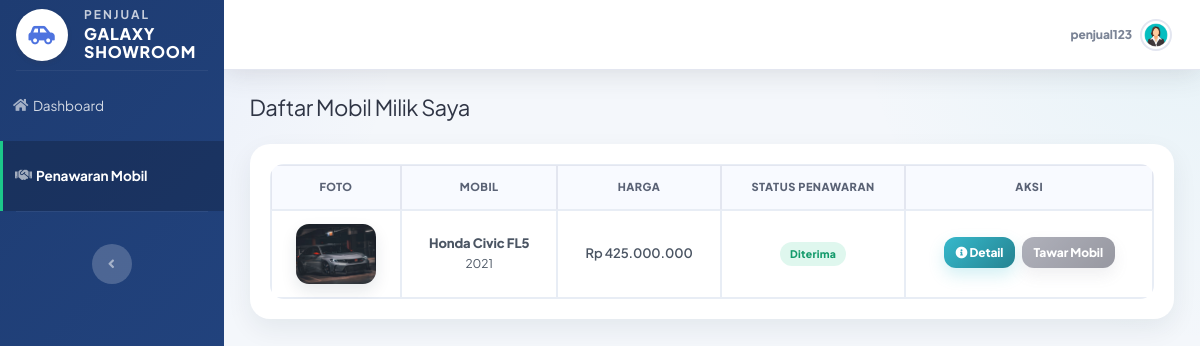
Page /penjual/penawaran_mobil.php (signed in) on the earlier database version.
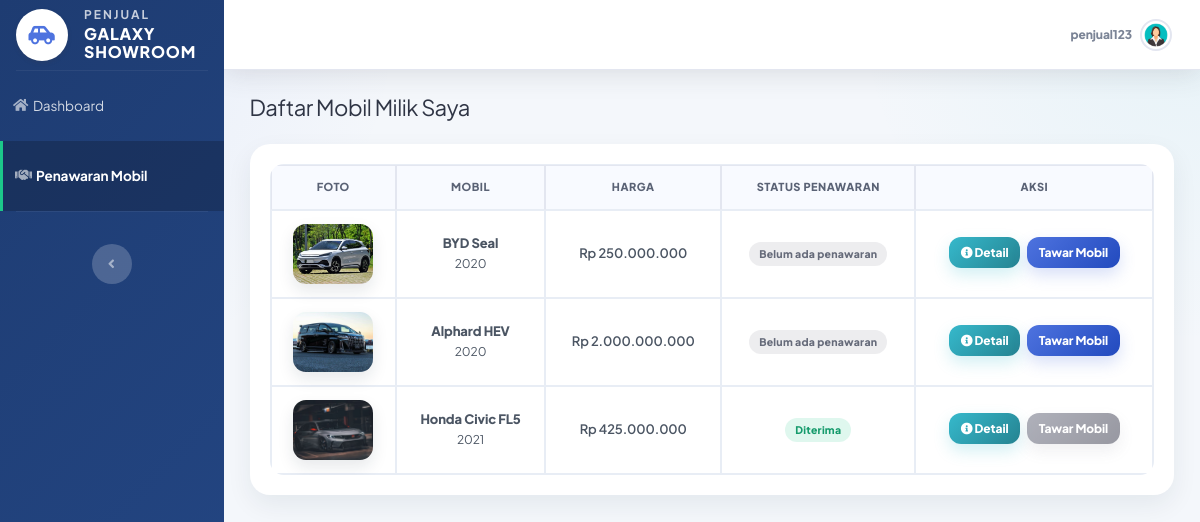
Same page on the later database version.
### tables this page shows
CREATE TABLE `penawaran` (
  `id_penawaran` int(11) NOT NULL,
  `id_penjual` int(11) DEFAULT NULL,
  `id_mobil` int(11) DEFAULT NULL,
  `harga_tawar` decimal(15,2) DEFAULT NULL,
  `tanggal` date DEFAULT NULL,
  `status` enum('menunggu','diterima','ditolak') DEFAULT 'menunggu',
  `metode_pembayaran` enum('tunai','transfer') DEFAULT NULL,
  `tanggal_keputusan` datetime DEFAULT NULL,
  `catatan_admin` text DEFAULT NULL,
  `catatan` text DEFAULT NULL,
  `bukti_pembayaran` varchar(255) DEFAULT NULL
);

CREATE TABLE `mobil` (
  `id_mobil` int(11) NOT NULL,
  `id_penjual` int(11) DEFAULT NULL,
  `nama_mobil` varchar(100) DEFAULT NULL,
  `harga` decimal(15,0) DEFAULT NULL,
  `stok` int(11) DEFAULT NULL,
  `status` enum('tersedia','dipesan','terjual') DEFAULT NULL,
  `deskripsi` text NOT NULL,
  `tahun` year(4) NOT NULL,
  `foto` varchar(255) NOT NULL
);

### penjual/penawaran_mobil.php (the view, shortened to what this page needs)
<?php
include "../config/koneksi.php";
$id_user = $_SESSION['id_user'];
$q_penjual = mysqli_query($koneksi, "SELECT id_penjual FROM penjual WHERE id_user='$id_user' LIMIT 1");
$penjual = mysqli_fetch_assoc($q_penjual);
$id_penjual = $penjual['id_penjual'];
$data = mysqli_query($koneksi, "
    SELECT
        m.id_mobil, m.nama_mobil, m.tahun, m.harga, m.foto,
        pn.id_penawaran, pn.status
    FROM mobil m
    LEFT JOIN penawaran pn ON m.id_mobil = pn.id_mobil AND pn.id_penjual = '$id_penjual'
    WHERE m.id_penjual = '$id_penjual'
    ORDER BY m.id_mobil DESC
");
?>
<!DOCTYPE html>
<html lang="id">
<head>
    <link href="../assets/vendor/fontawesome-free/css/all.min.css" rel="stylesheet">
    <link href="../assets/css/sb-admin-2.min.css" rel="stylesheet">
    <link href="../assets/css/admin.css" rel="stylesheet">
</head>
<body id="page-top">
<div id="wrapper">
    <?php include "../includes/sidebar_penjual.php"; ?>
    <div id="content-wrapper" class="d-flex flex-column">
        <div id="content">
            <?php include "../includes/topbar.php"; ?>
            <div class="container-fluid">
                <h1 class="h3 mb-4 text-gray-800">Daftar Mobil Milik Saya</h1>
                <div class="card shadow mb-4">
                    <div class="card-body">
                        <div class="table-responsive">
                            <table class="table table-bordered text-center">
                                <thead>
                                    <tr>
                                        <th>Foto</th>
                                        <th>Mobil</th>
                                        <th>Harga</th>
                                        <th>Status Penawaran</th>
                                        <th>Aksi</th>
                                    </tr>
                                </thead>
                                <tbody>
                                    <?php while($row = mysqli_fetch_assoc($data)){
                                        $foto = !empty($row['foto']) ? "../uploads/" . $row['foto'] : "../assets/img/no-image.png";
                                    ?>
                                    <tr>
                                        <td><img src="<?= $foto ?>" class="mobil-img" onclick="previewImage('<?= $foto ?>', '<?= $row['nama_mobil'] ?>')"></td>
                                        <td><strong><?= $row['nama_mobil'] ?></strong><br><small><?= $row['tahun'] ?></small></td>
                                        <td>Rp <?= number_format($row['harga'], 0, ',', '.') ?></td>
                                        <td>
                                            <?php if(empty($row['id_penawaran'])): ?>
                                                <span class="badge badge-secondary">Belum ada penawaran</span>
                                            <?php else: ?>
                                                <span class="badge badge-<?= ($row['status']=='diterima')?'success':(($row['status']=='ditolak')?'danger':'warning') ?>">
                                                    <?= ucfirst($row['status']) ?>
                                                </span>
                                            <?php endif; ?>
                                        </td>
                                        <td>
                                            <a href="detail_mobil.php?id=<?= $row['id_mobil'] ?>" class="btn btn-sm btn-info mb-1"><i class="fas fa-info-circle"></i> Detail</a>
                                            <?php if(empty($row['id_penawaran'])): ?>
                                                <a href="tambah_penawaran.php?id_mobil=<?= $row['id_mobil'] ?>" class="btn btn-sm btn-primary mb-1">Tawar Mobil</a>
                                            <?php else: ?>
                                                <a href="#" class="btn btn-sm btn-secondary mb-1 disabled" aria-disabled="true" style="pointer-events: none;">Tawar Mobil</a>
                                            <?php endif; ?>
                                        </td>
                                    </tr>
                                    <?php } ?>
                                </tbody>
                            </table>
                        </div>
                    </div>
                </div>
            </div>
        </div>
    </div>
</div>
</body>
</html>

### includes/sidebar_penjual.php (shortened to what this page needs)
<?php
$page = basename($_SERVER['PHP_SELF']);
?>
<ul class="navbar-nav bg-gradient-primary sidebar sidebar-dark accordion" id="accordionSidebar">
    <a class="sidebar-brand d-flex align-items-center justify-content-start px-3 py-4 normal-link" href="../penjual/dashboard.php">
        <div class="sidebar-brand-icon">
            <div class="bg-white shadow-sm rounded-circle d-flex align-items-center justify-content-center" style="width:52px; height:52px;">
                <i class="fas fa-car-side text-primary" style="font-size:21px;"></i>
            </div>
        </div>
        <div class="sidebar-brand-text text-left ml-3" style="line-height:1.15;">
            <div style="font-size:12px; letter-spacing:2px; font-weight:700; opacity:.75; text-transform:uppercase;">
                Penjual
            </div>
            <div style="font-size:16px; font-weight:900; margin-top:3px; color:#ffffff;">
                Galaxy Showroom
            </div>
        </div>
    </a>
    <hr class="sidebar-divider my-0">
    <li class="nav-item <?= ($page == 'dashboard.php' || $page == '') ? 'active' : ''; ?>">
        <a class="nav-link normal-link" href="../penjual/dashboard.php">
            <i class="fas fa-fw fa-home"></i>
            <span>Dashboard</span>
        </a>
    </li>
    <li class="nav-item <?= ($page == 'penawaran_mobil.php') ? 'active' : ''; ?>">
        <a class="nav-link ajax-link" href="../penjual/penawaran_mobil.php">
            <i class="fas fa-fw fa-handshake"></i>
            <span>Penawaran Mobil</span>
        </a>
    </li>
    <hr class="sidebar-divider d-none d-md-block">
    <div class="text-center d-none d-md-inline mt-3">
        <button class="rounded-circle border-0" id="sidebarToggle"></button>
    </div>
</ul>

### includes/topbar.php (shortened to what this page needs)
<?php
$username = $_SESSION['username'] ?? 'Admin';
?>
<nav class="navbar navbar-expand navbar-light bg-white topbar mb-4 static-top shadow">
    <ul class="navbar-nav ml-auto">
        <li class="nav-item dropdown no-arrow">
            <a class="nav-link dropdown-toggle"
               href="#"
               id="userDropdown"
               role="button"
               data-toggle="dropdown"
               aria-haspopup="true"
               aria-expanded="false">
                <span class="mr-2 d-none d-lg-inline text-gray-600 small font-weight-bold">
                    <?= htmlspecialchars($username) ?>
                </span>
                <?php
                $fotoTopbar = $_SESSION['foto_profil'] ?? '';
                if(!empty($fotoTopbar)){
                    $srcFotoTopbar = "/showroom_mobil/uploads/" . $fotoTopbar;
                } else {
                    $srcFotoTopbar = "https://cdn-icons-png.flaticon.com/512/3135/3135715.png";
                }
                ?>
                <img class="img-profile rounded-circle"
                    src="<?= htmlspecialchars($srcFotoTopbar); ?>"
                    width="40"
                    height="40"
                    style="object-fit: cover;">
            </a>
        </li>
    </ul>
</nav>

### assets/css/admin.css (style rules this page uses)
:root { --app-bg: #f4f7fb; --app-white: #ffffff; --app-primary: #4e73df; --app-primary-dark: #224abe; --app-success: #1cc88a; --app-info: #36b9cc; --app-warning: #f6c23e; --app-danger: #e74a3b; --app-secondary: #858796; --app-purple: #6f42c1; --app-dark: #2f3545; --app-text: #374151; --app-muted: #7b8496; --app-border: #e8edf5; --radius-sm: 10px; --radius-md: 14px; --radius-lg: 20px; --shadow-sm: 0 6px 16px rgba(18, 38, 63, 0.05); --shadow-md: 0 10px 26px rgba(18, 38, 63, 0.07); --shadow-lg: 0 16px 38px rgba(18, 38, 63, 0.11); }
html { scroll-behavior: smooth; }
body { background: radial-gradient(circle at top left, rgba(78, 115, 223, 0.09), transparent 28%), radial-gradient(circle at top right, rgba(54, 185, 204, 0.07), transparent 24%), var(--app-bg); font-family: 'Plus Jakarta Sans', sans-serif; color: var(--app-text); font-size: 14px; letter-spacing: -0.1px; -webkit-font-smoothing: antialiased; -moz-osx-font-smoothing: grayscale; }
#wrapper, #content-wrapper { background: transparent !important; }
.container-fluid { padding-left: 1.6rem; padding-right: 1.6rem; }
h1, h2, h3, h4, h5, h6 { font-family: 'Plus Jakarta Sans', sans-serif; color: var(--app-dark); font-weight: 800; letter-spacing: -0.45px; }
h1, .h1 { font-size: 28px; }
h3, .h3 { font-size: 22px; }
small, .small { font-size: 12px; }
.text-gray-800 { color: var(--app-dark) !important; }
.text-gray-700, .text-gray-600, .text-muted { color: var(--app-muted) !important; }
.font-weight-bold { font-weight: 800 !important; }
.card { border: 0 !important; border-radius: var(--radius-lg) !important; box-shadow: var(--shadow-md) !important; background: var(--app-white); overflow: hidden; }
.card-body { padding: 20px; }
.table-responsive { border-radius: var(--radius-md); }
.table { border-collapse: separate; border-spacing: 0; color: var(--app-text); margin-bottom: 0; font-size: 13px; }
.table-bordered { border: 1px solid var(--app-border) !important; }
.table thead th { background: #f8faff; color: #5a6275; font-size: 11px; text-transform: uppercase; letter-spacing: 0.5px; border-bottom: 1px solid var(--app-border) !important; padding: 13px 12px; font-weight: 800; white-space: nowrap; }
.table tbody td { vertical-align: middle; padding: 13px 12px; color: #4b5563; border-color: var(--app-border) !important; font-weight: 600; }
.table img { border-radius: 13px; object-fit: cover; box-shadow: 0 7px 16px rgba(18, 38, 63, 0.10); }
.table .btn, td .btn { margin: 2px; white-space: nowrap; }
.btn { border-radius: 12px; border: 0; font-family: 'Plus Jakarta Sans', sans-serif; font-size: 13px; font-weight: 800; transition: all 0.2s ease; }
.btn-sm { padding: 6.5px 12px; font-size: 12px; font-weight: 800; }
.btn-primary { background: linear-gradient(135deg, var(--app-primary), var(--app-primary-dark)); box-shadow: 0 7px 16px rgba(78, 115, 223, 0.22); }
.btn-info { background: linear-gradient(135deg, #36b9cc, #258391); box-shadow: 0 7px 16px rgba(54, 185, 204, 0.22); }
.btn-secondary { background: linear-gradient(135deg, #858796, #60616f); box-shadow: 0 7px 16px rgba(133, 135, 150, 0.20); }
.badge { padding: 6.5px 10px; border-radius: 999px; font-size: 10.5px; font-weight: 800; letter-spacing: 0.25px; }
.badge-success { background: rgba(28, 200, 138, 0.14); color: #159b6c; }
.badge-secondary { background: rgba(133, 135, 150, 0.15); color: #666b7a; }

### penjual/penawaran_mobil.php (style rules this page uses)
.mobil-img { width:80px; height:60px; object-fit:cover; border-radius:5px; cursor: pointer; transition: 0.3s; }
.table td { vertical-align:middle; }

### includes/topbar.php (style rules this page uses)
.topbar { height: 4.375rem; border-bottom: 1px solid #e3e6f0; position: fixed !important; top: 0; right: 0; z-index: 1020; left: 14rem; width: calc(100% - 14rem); transition: left 0.2s cubic-bezier(0.4, 0, 0.2, 1), width 0.2s cubic-bezier(0.4, 0, 0.2, 1); }
#content-wrapper { padding-top: 4.375rem !important; }
#content, .container-fluid { margin-top: 0 !important; }
.container-fluid { padding-top: 1.5rem !important; }
.navbar-nav .nav-item .nav-link { height: 4.375rem; display: flex; align-items: center; padding: 0 0.75rem; transition: background-color 0.2s ease-in-out; }
.img-profile { border: 2px solid #e3e6f0; padding: 2px; background-color: #fff; transition: border-color 0.2s ease-in-out, transform 0.2s ease-in-out; }

Differences in the rows shown:
added mobil: foto (picture), nama_mobil "BYD Seal", tahun "2020", harga "250.000.000", shows "Belum ada penawaran"
added mobil: foto (picture), nama_mobil "Alphard HEV", tahun "2020", harga "2.000.000.000", shows "Belum ada penawaran"
